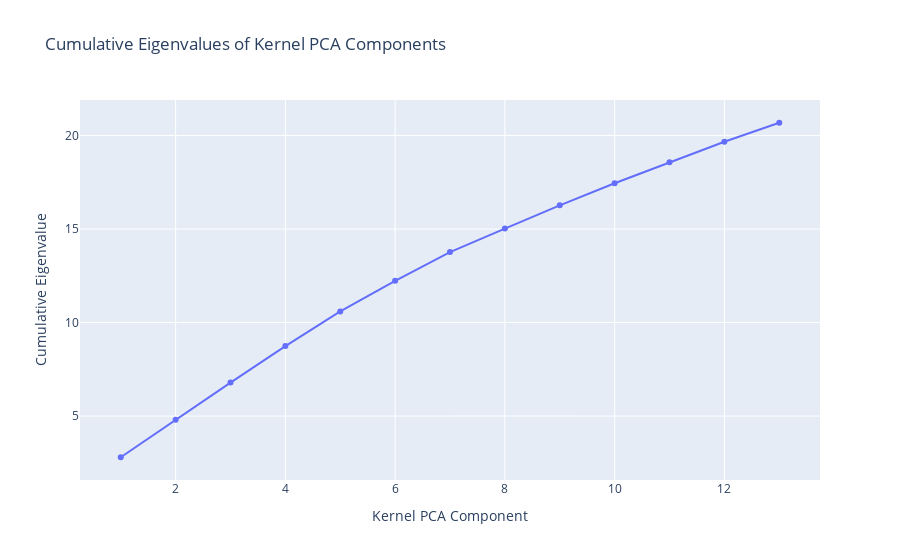

Here is the notebook cell this chart was saved with:
### Code cell
#cumulative sum of the eigenvalues
cumulative_eigenvalues = np.cumsum(eigenvalues)
cumulative_eigenvalues_df = pd.DataFrame({
    'Component': np.arange(1, len(cumulative_eigenvalues) + 1),
    'Cumulative Eigenvalue': cumulative_eigenvalues
})


fig_cumulative_eigenvalues = px.line(cumulative_eigenvalues_df, x='Component', y='Cumulative Eigenvalue',
                                     markers=True,  # Add markers for each point
                                     title='Cumulative Eigenvalues of Kernel PCA Components',
                                     labels={'Component': 'Kernel PCA Component', 'Cumulative Eigenvalue': 'Cumulative Eigenvalue'})
fig_cumulative_eigenvalues.show()

### Figure 1 — Plotly figure (JSON) as saved in the notebook; plotly's stock layout.template omitted (floating-point values rounded to 4 significant figures)
{"data": [{"hovertemplate": "Kernel PCA Component=%{x}<br>Cumulative Eigenvalue=%{y}<extra></extra>", "legendgroup": "", "line": {"color": "#636efa", "dash": "solid"}, "marker": {"symbol": "circle"}, "mode": "markers+lines", "name": "", "orientation": "v", "showlegend": false, "type": "scatter", "x": [1, 2, 3, 4, 5, 6, 7, 8, 9, 10, 11, 12, 13], "xaxis": "x", "y": [2.798, 4.798, 6.788, 8.744, 10.6, 12.23, 13.77, 15.02, 16.27, 17.45, 18.57, 19.67, 20.68], "yaxis": "y"}], "layout": {"legend": {"tracegroupgap": 0}, "title": {"text": "Cumulative Eigenvalues of Kernel PCA Components"}, "xaxis": {"anchor": "y", "domain": [0, 1], "title": {"text": "Kernel PCA Component"}}, "yaxis": {"anchor": "x", "domain": [0, 1], "title": {"text": "Cumulative Eigenvalue"}}}}
